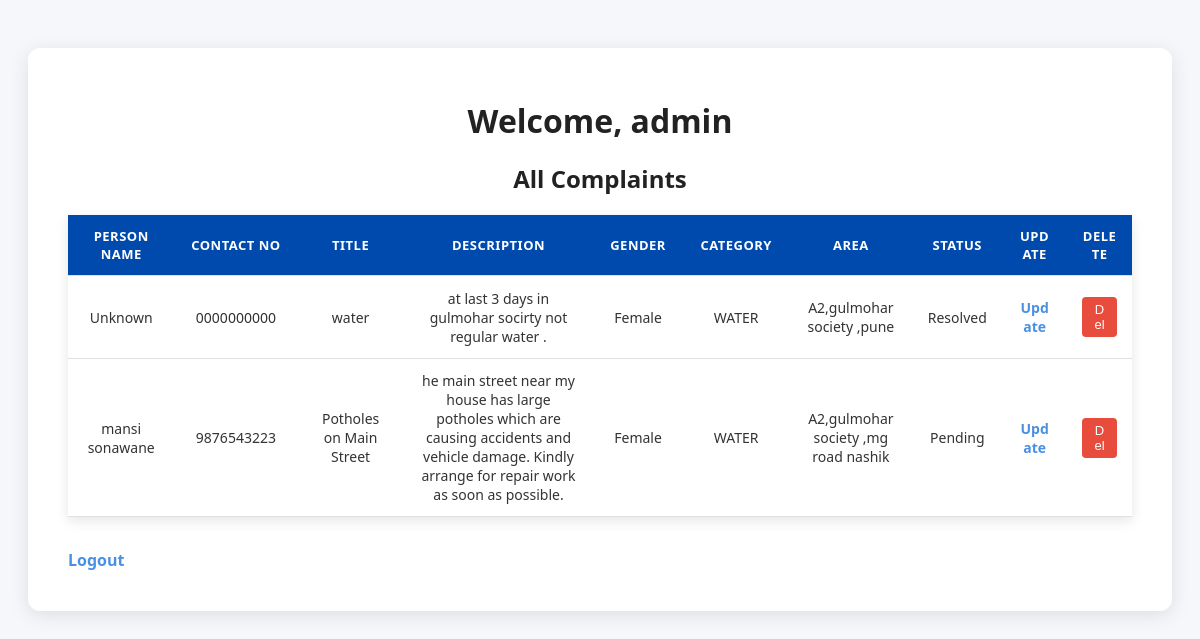
The page /dashboard/ (signed in) on the database its author committed.
### complaints/models.py (models this page shows, shortened)
class Complaint(models.Model):
    STATUS_CHOICES = [
        ('Pending', 'Pending'),
        ('In Progress', 'In Progress'),
        ('Resolved', 'Resolved'),
    ]
    GENDER_CHOICES = [
        ('Male', 'Male'),
        ('Female', 'Female'),
        ('Other', 'Other'),
    ]
    CATEGORY_CHOICES = [
        ('WATER', 'Water'),
        ('Hostel', 'Hostel'),
        ('Elctricity', 'Elctricity'),
        ('Other', 'Other'),
    ]
    user = models.ForeignKey(User, on_delete=models.CASCADE)
    person_name = models.CharField(max_length=100, default='Unknown')
    contact_number = models.CharField(max_length=15, default='0000000000')
    area = models.CharField(max_length=255, default='Unknown')
    title = models.CharField(max_length=200)
    description = models.TextField()
    gender = models.CharField(max_length=10, choices=GENDER_CHOICES, default='Other')
    category = models.CharField(max_length=50, choices=CATEGORY_CHOICES, default='Other')
    date_created = models.DateTimeField(auto_now_add=True)
    status = models.CharField(max_length=20, choices=STATUS_CHOICES, default='Pending')

### complaints/views.py (the view)
# urls.py: path('dashboard/', views.dashboard, name='dashboard'),
@login_required
def dashboard(request):
    if request.user.is_superuser:
        complaints = Complaint.objects.all()
    else:
        complaints = Complaint.objects.filter(user=request.user)
    return render(request, 'dashboard.html', {'complaints': complaints})

### complaints/templates/dashboard.html (shortened to what this page needs)
<!DOCTYPE html>
<html>
<head>
</head>
<body>
<div class="container">
    <h1>Welcome, {{ request.user.username }}</h1>
    {% if request.user.is_superuser %}
        <h2>All Complaints</h2>
    {% else %}
        <h2>Your Complaints</h2>
        <a href="{% url 'submit_complaint' %}">Submit a Complaint</a>
    {% endif %}
    {% if complaints %}
    <table>
        <tr>
            <th>Person Name</th>
            <th>Contact No</th>
            <th>Title</th>
            <th>Description</th>
             <th>Gender</th>
            <th>Category</th>
            <th>Area</th>
            <th>Status</th>
            {% if request.user.is_superuser %}
                <th>Update</th>
                <th>Delete</th>
            {% endif %}
        </tr>
        {% for complaint in complaints %}
        <tr>
            <td>{{ complaint.person_name }}</td>
            <td>{{ complaint.contact_number }}</td>
            <td>{{ complaint.title }}</td>
            <td>{{ complaint.description }}</td>
            <td>{{ complaint.gender }}</td>
            <td>{{ complaint.category }}</td>
            <td>{{ complaint.area }}</td>
            <td>{{ complaint.status }}</td>
            {% if request.user.is_superuser %}
                <td><a href="{% url 'update_status' complaint.id %}">Update</a></td>
                <td>
                    <form action="{% url 'delete_complaint' complaint.id %}" method="POST" style="display:inline;">
                        <button type="submit" onclick="return confirm('Are you sure you want to delete this complaint?');">Del</button>
                    </form>
                </td>
            {% endif %}
        </tr>
        {% endfor %}
    </table>
    {% else %}
        <p>No complaints to show.</p>
    {% endif %}
    <br>
    <a href="{% url 'logout' %}">Logout</a>
</div>
</body>
</html>

### complaints/templates/dashboard.html (style rules this page uses)
body { font-family: 'Segoe UI', Tahoma, Geneva, Verdana, sans-serif; background-color: #f5f7fa; color: #333; padding: 40px 20px; min-height: 100vh; }
h1, h2 { text-align: center; color: #222; margin-bottom: 20px; }
a { color: #4a90e2; text-decoration: none; font-weight: 600; display: inline-block; margin: 10px 0; }
.container { max-width: 1100px; margin: 0 auto; background: white; padding: 30px 40px; border-radius: 12px; box-shadow: 0 4px 20px rgba(0, 0, 0, 0.1); overflow-x: auto; }
table { width: 100%; table-layout: fixed; border-collapse: collapse; margin-top: 20px; background-color: #fff; box-shadow: 0 4px 12px rgba(0,0,0,0.1); }
th, td { padding: 12px 15px; text-align: center; border-bottom: 1px solid #e0e0e0; word-wrap: break-word; word-break: break-word; vertical-align: middle; font-size: 14px; }
th { background-color: #004aad; color: #ffffff; font-weight: bold; text-transform: uppercase; font-size: 13px; letter-spacing: 0.5px; }
td { font-size: 14px; }
th:nth-child(1), td:nth-child(1) { width: 10%; }
th:nth-child(2), td:nth-child(2) { width: 12%; }
th:nth-child(3), td:nth-child(3) { width: 10%; }
th:nth-child(4), td:nth-child(4) { width: 20%; }
th:nth-child(5), td:nth-child(5) { width: 8%; }
th:nth-child(6), td:nth-child(6) { width: 10%; }
th:nth-child(7), td:nth-child(7) { width: 12%; }
th:nth-child(8), td:nth-child(8) { width: 8%; }
th:nth-child(9), td:nth-child(9), th:nth-child(10), td:nth-child(10) { width: 5%; }
button { padding: 5px 10px; border-radius: 4px; background-color: #e74c3c; color: white; border: none; font-size: 13px; cursor: pointer; }

### rows shown on the page
Complaint: person_name "Unknown", contact_number "0000000000", title "water", description "at last 3 days in gulmohar socirty not regular water .", gender "Female", category "WATER", area "A2,gulmohar society ,pune", status "Resolved"
Complaint: person_name "mansi sonawane", contact_number "9876543223", title "Potholes on Main Street", description "he main street near my house has large potholes which are causing accidents and vehicle damage. Kindly arrange for repair work as soon as possible.", gender "Female", category "WATER", area "A2,gulmohar society ,mg road nashik", status "Pending"

### other values the page prints
{{ request.user.username }} "admin"
